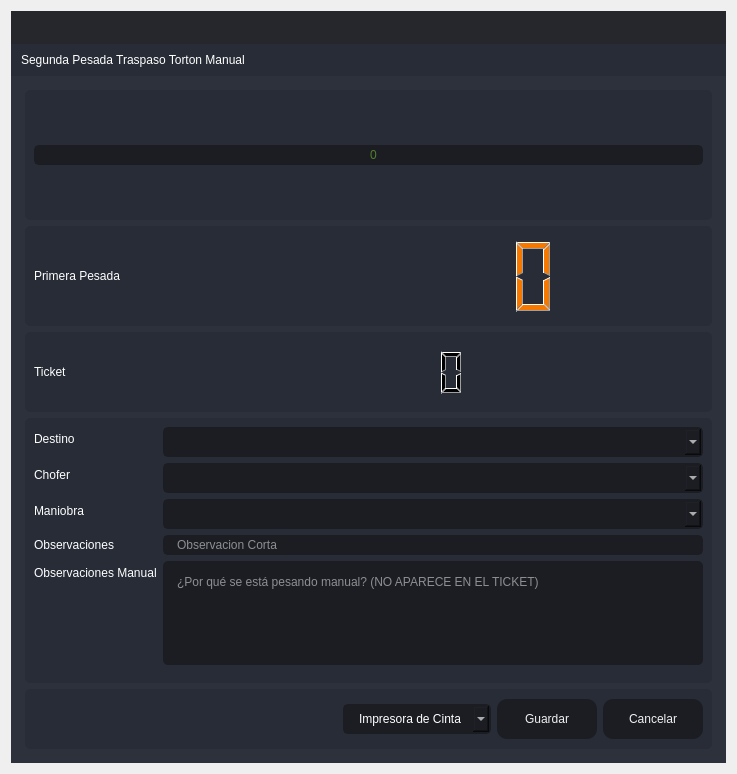
<?xml version="1.0" encoding="UTF-8"?>
<ui version="4.0">
 <class>SegundaPTA</class>
 <widget class="QDialog" name="SegundaPTA">
  <property name="windowModality">
   <enum>Qt::ApplicationModal</enum>
  </property>
  <property name="geometry">
   <rect>
    <x>0</x>
    <y>0</y>
    <width>737</width>
    <height>774</height>
   </rect>
  </property>
  <property name="minimumSize">
   <size>
    <width>737</width>
    <height>774</height>
   </size>
  </property>
  <property name="maximumSize">
   <size>
    <width>737</width>
    <height>774</height>
   </size>
  </property>
  <property name="windowTitle">
   <string>Segunda Pesada Traspaso Torton Manual</string>
  </property>
  <property name="windowIcon">
   <iconset resource="files.qrc">
    <normaloff>:/16x16/icons/16x16/logo.png</normaloff>:/16x16/icons/16x16/logo.png</iconset>
  </property>
  <layout class="QVBoxLayout" name="verticalLayout_6">
   <item>
    <widget class="QFrame" name="frame_main">
     <property name="styleSheet">
      <string notr="true">/* LINE EDIT */
QLineEdit {
	background-color: rgb(27, 29, 35);
	border-radius: 5px;
	border: 2px solid rgb(27, 29, 35);
	padding-left: 10px;
}
QLineEdit:hover {
	border: 2px solid rgb(64, 71, 88);
}
QLineEdit:focus {
	border: 2px solid rgb(91, 101, 124);
}

/* SCROLL BARS */
QScrollBar:horizontal {
    border: none;
    background: rgb(52, 59, 72);
    height: 14px;
    margin: 0px 21px 0 21px;
	border-radius: 0px;
}
QScrollBar::handle:horizontal {
    background: rgb(85, 170, 255);
    min-width: 25px;
	border-radius: 7px
}
QScrollBar::add-line:horizontal {
    border: none;
    background: rgb(55, 63, 77);
    width: 20px;
	border-top-right-radius: 7px;
    border-bottom-right-radius: 7px;
    subcontrol-position: right;
    subcontrol-origin: margin;
}
QScrollBar::sub-line:horizontal {
    border: none;
    background: rgb(55, 63, 77);
    width: 20px;
	border-top-left-radius: 7px;
    border-bottom-left-radius: 7px;
    subcontrol-position: left;
    subcontrol-origin: margin;
}
QScrollBar::up-arrow:horizontal, QScrollBar::down-arrow:horizontal
{
     background: none;
}
QScrollBar::add-page:horizontal, QScrollBar::sub-page:horizontal
{
     background: none;
}
 QScrollBar:vertical {
	border: none;
    background: rgb(52, 59, 72);
    width: 14px;
    margin: 21px 0 21px 0;
	border-radius: 0px;
 }
 QScrollBar::handle:vertical {	
	background: rgb(85, 170, 255);
    min-height: 25px;
	border-radius: 7px
 }
 QScrollBar::add-line:vertical {
     border: none;
    background: rgb(55, 63, 77);
     height: 20px;
	border-bottom-left-radius: 7px;
    border-bottom-right-radius: 7px;
     subcontrol-position: bottom;
     subcontrol-origin: margin;
 }
 QScrollBar::sub-line:vertical {
	border: none;
    background: rgb(55, 63, 77);
     height: 20px;
	border-top-left-radius: 7px;
    border-top-right-radius: 7px;
     subcontrol-position: top;
     subcontrol-origin: margin;
 }
 QScrollBar::up-arrow:vertical, QScrollBar::down-arrow:vertical {
     background: none;
 }

 QScrollBar::add-page:vertical, QScrollBar::sub-page:vertical {
     background: none;
 }

/* CHECKBOX */
QCheckBox::indicator {
    border: 3px solid rgb(52, 59, 72);
	width: 15px;
	height: 15px;
	border-radius: 10px;
    background: rgb(44, 49, 60);
}
QCheckBox::indicator:hover {
    border: 3px solid rgb(58, 66, 81);
}
QCheckBox::indicator:checked {
    background: 3px solid rgb(52, 59, 72);
	border: 3px solid rgb(52, 59, 72);	
	background-image: url(:/16x16/icons/16x16/cil-check-alt.png);
}

/* RADIO BUTTON */
QRadioButton::indicator {
    border: 3px solid rgb(52, 59, 72);
	width: 15px;
	height: 15px;
	border-radius: 10px;
    background: rgb(44, 49, 60);
}
QRadioButton::indicator:hover {
    border: 3px solid rgb(58, 66, 81);
}
QRadioButton::indicator:checked {
    background: 3px solid rgb(94, 106, 130);
	border: 3px solid rgb(52, 59, 72);	
}

/* COMBOBOX */
QComboBox{
	background-color: rgb(27, 29, 35);
	border-radius: 5px;
	border: 2px solid rgb(27, 29, 35);
	padding: 5px;
	padding-left: 10px;
}
QComboBox:hover{
	border: 2px solid rgb(64, 71, 88);
}
QComboBox::drop-down {
	subcontrol-origin: padding;
	subcontrol-position: top right;
	width: 25px; 
	border-left-width: 3px;
	border-left-color: rgba(39, 44, 54, 150);
	border-left-style: solid;
	border-top-right-radius: 3px;
	border-bottom-right-radius: 3px;	
	background-image: url(:/16x16/icons/16x16/cil-arrow-bottom.png);
	background-position: center;
	background-repeat: no-reperat;
 }
QComboBox QAbstractItemView {
	color: rgb(85, 170, 255);	
	background-color: rgb(27, 29, 35);
	padding: 10px;
	selection-background-color: rgb(39, 44, 54);
}

/* SLIDERS */
QSlider::groove:horizontal {
    border-radius: 9px;
    height: 18px;
	margin: 0px;
	background-color: rgb(52, 59, 72);
}
QSlider::groove:horizontal:hover {
	background-color: rgb(55, 62, 76);
}
QSlider::handle:horizontal {
    background-color: rgb(85, 170, 255);
    border: none;
    height: 18px;
    width: 18px;
    margin: 0px;
	border-radius: 9px;
}
QSlider::handle:horizontal:hover {
    background-color: rgb(105, 180, 255);
}
QSlider::handle:horizontal:pressed {
    background-color: rgb(65, 130, 195);
}

QSlider::groove:vertical {
    border-radius: 9px;
    width: 18px;
    margin: 0px;
	background-color: rgb(52, 59, 72);
}
QSlider::groove:vertical:hover {
	background-color: rgb(55, 62, 76);
}
QSlider::handle:vertical {
    background-color: rgb(85, 170, 255);
	border: none;
    height: 18px;
    width: 18px;
    margin: 0px;
	border-radius: 9px;
}
QSlider::handle:vertical:hover {
    background-color: rgb(105, 180, 255);
}
QSlider::handle:vertical:pressed {
    background-color: rgb(65, 130, 195);
}

</string>
     </property>
     <property name="frameShape">
      <enum>QFrame::NoFrame</enum>
     </property>
     <property name="frameShadow">
      <enum>QFrame::Raised</enum>
     </property>
     <layout class="QVBoxLayout" name="verticalLayout">
      <property name="spacing">
       <number>0</number>
      </property>
      <property name="leftMargin">
       <number>0</number>
      </property>
      <property name="topMargin">
       <number>0</number>
      </property>
      <property name="rightMargin">
       <number>0</number>
      </property>
      <property name="bottomMargin">
       <number>0</number>
      </property>
      <item>
       <widget class="QFrame" name="frame_top">
        <property name="minimumSize">
         <size>
          <width>0</width>
          <height>65</height>
         </size>
        </property>
        <property name="maximumSize">
         <size>
          <width>16777215</width>
          <height>65</height>
         </size>
        </property>
        <property name="styleSheet">
         <string notr="true">background-color: transparent;</string>
        </property>
        <property name="frameShape">
         <enum>QFrame::NoFrame</enum>
        </property>
        <property name="frameShadow">
         <enum>QFrame::Raised</enum>
        </property>
        <layout class="QHBoxLayout" name="horizontalLayout_3">
         <property name="spacing">
          <number>0</number>
         </property>
         <property name="leftMargin">
          <number>0</number>
         </property>
         <property name="topMargin">
          <number>0</number>
         </property>
         <property name="rightMargin">
          <number>0</number>
         </property>
         <property name="bottomMargin">
          <number>0</number>
         </property>
         <item>
          <widget class="QFrame" name="frame_toggle">
           <property name="maximumSize">
            <size>
             <width>70</width>
             <height>16777215</height>
            </size>
           </property>
           <property name="styleSheet">
            <string notr="true">background-color: rgb(27, 29, 35);</string>
           </property>
           <property name="frameShape">
            <enum>QFrame::NoFrame</enum>
           </property>
           <property name="frameShadow">
            <enum>QFrame::Raised</enum>
           </property>
           <layout class="QVBoxLayout" name="verticalLayout_3">
            <property name="spacing">
             <number>0</number>
            </property>
            <property name="leftMargin">
             <number>0</number>
            </property>
            <property name="topMargin">
             <number>0</number>
            </property>
            <property name="rightMargin">
             <number>0</number>
            </property>
            <property name="bottomMargin">
             <number>0</number>
            </property>
           </layout>
          </widget>
         </item>
         <item>
          <widget class="QFrame" name="frame_top_right">
           <property name="styleSheet">
            <string notr="true">background: transparent;</string>
           </property>
           <property name="frameShape">
            <enum>QFrame::NoFrame</enum>
           </property>
           <property name="frameShadow">
            <enum>QFrame::Raised</enum>
           </property>
           <layout class="QVBoxLayout" name="verticalLayout_2">
            <property name="spacing">
             <number>0</number>
            </property>
            <property name="leftMargin">
             <number>0</number>
            </property>
            <property name="topMargin">
             <number>0</number>
            </property>
            <property name="rightMargin">
             <number>0</number>
            </property>
            <property name="bottomMargin">
             <number>0</number>
            </property>
            <item>
             <widget class="QFrame" name="frame_top_btns">
              <property name="maximumSize">
               <size>
                <width>16777215</width>
                <height>42</height>
               </size>
              </property>
              <property name="styleSheet">
               <string notr="true">background-color: rgba(27, 29, 35, 200)</string>
              </property>
              <property name="frameShape">
               <enum>QFrame::NoFrame</enum>
              </property>
              <property name="frameShadow">
               <enum>QFrame::Raised</enum>
              </property>
              <layout class="QHBoxLayout" name="horizontalLayout_4">
               <property name="spacing">
                <number>0</number>
               </property>
               <property name="leftMargin">
                <number>0</number>
               </property>
               <property name="topMargin">
                <number>0</number>
               </property>
               <property name="rightMargin">
                <number>0</number>
               </property>
               <property name="bottomMargin">
                <number>0</number>
               </property>
               <item>
                <widget class="QFrame" name="frame_label_top_btns">
                 <property name="sizePolicy">
                  <sizepolicy hsizetype="Expanding" vsizetype="Preferred">
                   <horstretch>0</horstretch>
                   <verstretch>0</verstretch>
                  </sizepolicy>
                 </property>
                 <property name="frameShape">
                  <enum>QFrame::NoFrame</enum>
                 </property>
                 <property name="frameShadow">
                  <enum>QFrame::Raised</enum>
                 </property>
                 <layout class="QHBoxLayout" name="horizontalLayout_10">
                  <property name="spacing">
                   <number>0</number>
                  </property>
                  <property name="leftMargin">
                   <number>5</number>
                  </property>
                  <property name="topMargin">
                   <number>0</number>
                  </property>
                  <property name="rightMargin">
                   <number>10</number>
                  </property>
                  <property name="bottomMargin">
                   <number>0</number>
                  </property>
                 </layout>
                </widget>
               </item>
               <item alignment="Qt::AlignRight">
                <widget class="QFrame" name="frame_btns_right">
                 <property name="sizePolicy">
                  <sizepolicy hsizetype="Expanding" vsizetype="Preferred">
                   <horstretch>0</horstretch>
                   <verstretch>0</verstretch>
                  </sizepolicy>
                 </property>
                 <property name="maximumSize">
                  <size>
                   <width>120</width>
                   <height>16777215</height>
                  </size>
                 </property>
                 <property name="frameShape">
                  <enum>QFrame::NoFrame</enum>
                 </property>
                 <property name="frameShadow">
                  <enum>QFrame::Raised</enum>
                 </property>
                 <layout class="QHBoxLayout" name="horizontalLayout_5">
                  <property name="spacing">
                   <number>0</number>
                  </property>
                  <property name="leftMargin">
                   <number>0</number>
                  </property>
                  <property name="topMargin">
                   <number>0</number>
                  </property>
                  <property name="rightMargin">
                   <number>0</number>
                  </property>
                  <property name="bottomMargin">
                   <number>0</number>
                  </property>
                 </layout>
                </widget>
               </item>
              </layout>
             </widget>
            </item>
            <item>
             <widget class="QFrame" name="frame_top_info">
              <property name="maximumSize">
               <size>
                <width>16777215</width>
                <height>65</height>
               </size>
              </property>
              <property name="styleSheet">
               <string notr="true">background-color: rgb(39, 44, 54);</string>
              </property>
              <property name="frameShape">
               <enum>QFrame::NoFrame</enum>
              </property>
              <property name="frameShadow">
               <enum>QFrame::Raised</enum>
              </property>
              <layout class="QHBoxLayout" name="horizontalLayout_8">
               <property name="spacing">
                <number>0</number>
               </property>
               <property name="leftMargin">
                <number>10</number>
               </property>
               <property name="topMargin">
                <number>0</number>
               </property>
               <property name="rightMargin">
                <number>10</number>
               </property>
               <property name="bottomMargin">
                <number>0</number>
               </property>
               <item>
                <widget class="QLabel" name="label">
                 <property name="styleSheet">
                  <string notr="true">font: 75 16pt &quot;MS Shell Dlg 2&quot;;
color: rgb(255, 255, 255);</string>
                 </property>
                 <property name="text">
                  <string>Segunda Pesada Traspaso Torton Manual</string>
                 </property>
                </widget>
               </item>
              </layout>
             </widget>
            </item>
           </layout>
          </widget>
         </item>
        </layout>
       </widget>
      </item>
      <item>
       <widget class="QFrame" name="frame_center">
        <property name="sizePolicy">
         <sizepolicy hsizetype="Expanding" vsizetype="Expanding">
          <horstretch>0</horstretch>
          <verstretch>0</verstretch>
         </sizepolicy>
        </property>
        <property name="styleSheet">
         <string notr="true">background-color: rgb(40, 44, 52);</string>
        </property>
        <property name="frameShape">
         <enum>QFrame::NoFrame</enum>
        </property>
        <property name="frameShadow">
         <enum>QFrame::Raised</enum>
        </property>
        <layout class="QHBoxLayout" name="horizontalLayout_2">
         <property name="spacing">
          <number>0</number>
         </property>
         <property name="leftMargin">
          <number>0</number>
         </property>
         <property name="topMargin">
          <number>0</number>
         </property>
         <property name="rightMargin">
          <number>0</number>
         </property>
         <property name="bottomMargin">
          <number>0</number>
         </property>
         <item>
          <widget class="QFrame" name="frame_content_right">
           <property name="styleSheet">
            <string notr="true">background-color: rgb(44, 49, 60);</string>
           </property>
           <property name="frameShape">
            <enum>QFrame::NoFrame</enum>
           </property>
           <property name="frameShadow">
            <enum>QFrame::Raised</enum>
           </property>
           <layout class="QVBoxLayout" name="verticalLayout_4">
            <property name="spacing">
             <number>0</number>
            </property>
            <property name="leftMargin">
             <number>0</number>
            </property>
            <property name="topMargin">
             <number>0</number>
            </property>
            <property name="rightMargin">
             <number>0</number>
            </property>
            <property name="bottomMargin">
             <number>0</number>
            </property>
            <item>
             <widget class="QFrame" name="frame_content">
              <property name="frameShape">
               <enum>QFrame::NoFrame</enum>
              </property>
              <property name="frameShadow">
               <enum>QFrame::Raised</enum>
              </property>
              <layout class="QVBoxLayout" name="verticalLayout_9">
               <property name="spacing">
                <number>0</number>
               </property>
               <property name="leftMargin">
                <number>5</number>
               </property>
               <property name="topMargin">
                <number>5</number>
               </property>
               <property name="rightMargin">
                <number>5</number>
               </property>
               <property name="bottomMargin">
                <number>5</number>
               </property>
               <item>
                <widget class="QStackedWidget" name="stackedWidget">
                 <property name="styleSheet">
                  <string notr="true">background: transparent;</string>
                 </property>
                 <property name="currentIndex">
                  <number>0</number>
                 </property>
                 <widget class="QWidget" name="page_home">
                  <layout class="QVBoxLayout" name="verticalLayout_10">
                   <item>
                    <widget class="QFrame" name="frame_3">
                     <property name="minimumSize">
                      <size>
                       <width>0</width>
                       <height>130</height>
                      </size>
                     </property>
                     <property name="maximumSize">
                      <size>
                       <width>16777215</width>
                       <height>130</height>
                      </size>
                     </property>
                     <property name="styleSheet">
                      <string notr="true">background-color: rgb(39, 44, 54);
border-radius: 5px;</string>
                     </property>
                     <property name="frameShape">
                      <enum>QFrame::StyledPanel</enum>
                     </property>
                     <property name="frameShadow">
                      <enum>QFrame::Raised</enum>
                     </property>
                     <layout class="QVBoxLayout" name="verticalLayout_11">
                      <item>
                       <layout class="QVBoxLayout" name="verticalLayout_8">
                        <item>
                         <widget class="QLineEdit" name="Peso">
                          <property name="styleSheet">
                           <string notr="true">QLineEdit {
	background-color: rgb(27, 29, 35);
	border-radius: 5px;
	border: 2px solid rgb(27, 29, 35);
	padding-left: 10px;
	font: 75 80pt &quot;MS Shell Dlg 2&quot;;	
	color: rgb(138, 226, 52);
}
QLineEdit:hover {
	border: 2px solid rgb(64, 71, 88);
}
QLineEdit:focus {
	border: 2px solid rgb(91, 101, 124);
}</string>
                          </property>
                          <property name="alignment">
                           <set>Qt::AlignCenter</set>
                          </property>
                          <property name="placeholderText">
                           <string>0</string>
                          </property>
                         </widget>
                        </item>
                       </layout>
                      </item>
                     </layout>
                    </widget>
                   </item>
                   <item>
                    <widget class="QFrame" name="frame_4">
                     <property name="minimumSize">
                      <size>
                       <width>0</width>
                       <height>100</height>
                      </size>
                     </property>
                     <property name="maximumSize">
                      <size>
                       <width>16777215</width>
                       <height>100</height>
                      </size>
                     </property>
                     <property name="styleSheet">
                      <string notr="true">background-color: rgb(39, 44, 54);
border-radius: 5px;</string>
                     </property>
                     <property name="frameShape">
                      <enum>QFrame::StyledPanel</enum>
                     </property>
                     <property name="frameShadow">
                      <enum>QFrame::Raised</enum>
                     </property>
                     <layout class="QHBoxLayout" name="horizontalLayout_6">
                      <item>
                       <layout class="QHBoxLayout" name="horizontalLayout_11">
                        <item>
                         <widget class="QLabel" name="label_3">
                          <property name="styleSheet">
                           <string notr="true">color: rgb(255, 255, 255);
font: 75 12pt &quot;MS Shell Dlg 2&quot;;</string>
                          </property>
                          <property name="text">
                           <string>Primera Pesada</string>
                          </property>
                         </widget>
                        </item>
                        <item>
                         <widget class="QLCDNumber" name="lcdNumber_3">
                          <property name="minimumSize">
                           <size>
                            <width>500</width>
                            <height>0</height>
                           </size>
                          </property>
                          <property name="maximumSize">
                           <size>
                            <width>500</width>
                            <height>16777215</height>
                           </size>
                          </property>
                          <property name="styleSheet">
                           <string notr="true">color:rgb(245, 121, 0)</string>
                          </property>
                         </widget>
                        </item>
                       </layout>
                      </item>
                     </layout>
                    </widget>
                   </item>
                   <item>
                    <widget class="QFrame" name="frame_5">
                     <property name="minimumSize">
                      <size>
                       <width>0</width>
                       <height>80</height>
                      </size>
                     </property>
                     <property name="maximumSize">
                      <size>
                       <width>16777215</width>
                       <height>80</height>
                      </size>
                     </property>
                     <property name="styleSheet">
                      <string notr="true">background-color: rgb(39, 44, 54);
border-radius: 5px;</string>
                     </property>
                     <property name="frameShape">
                      <enum>QFrame::StyledPanel</enum>
                     </property>
                     <property name="frameShadow">
                      <enum>QFrame::Raised</enum>
                     </property>
                     <layout class="QHBoxLayout" name="horizontalLayout_7">
                      <item>
                       <layout class="QHBoxLayout" name="horizontalLayout">
                        <item>
                         <widget class="QLabel" name="label_5">
                          <property name="styleSheet">
                           <string notr="true">color: rgb(255, 255, 255);
font: 75 12pt &quot;MS Shell Dlg 2&quot;;</string>
                          </property>
                          <property name="text">
                           <string>Ticket</string>
                          </property>
                         </widget>
                        </item>
                        <item>
                         <widget class="QLCDNumber" name="lcdNumber_9">
                          <property name="minimumSize">
                           <size>
                            <width>600</width>
                            <height>50</height>
                           </size>
                          </property>
                          <property name="maximumSize">
                           <size>
                            <width>600</width>
                            <height>50</height>
                           </size>
                          </property>
                          <property name="layoutDirection">
                           <enum>Qt::RightToLeft</enum>
                          </property>
                          <property name="autoFillBackground">
                           <bool>false</bool>
                          </property>
                         </widget>
                        </item>
                       </layout>
                      </item>
                     </layout>
                    </widget>
                   </item>
                   <item>
                    <widget class="QFrame" name="frame">
                     <property name="styleSheet">
                      <string notr="true">background-color: rgb(39, 44, 54);
border-radius: 5px;</string>
                     </property>
                     <property name="frameShape">
                      <enum>QFrame::StyledPanel</enum>
                     </property>
                     <property name="frameShadow">
                      <enum>QFrame::Raised</enum>
                     </property>
                     <layout class="QVBoxLayout" name="verticalLayout_5">
                      <item>
                       <layout class="QVBoxLayout" name="verticalLayout_12">
                        <item>
                         <layout class="QFormLayout" name="formLayout">
                          <item row="1" column="0">
                           <widget class="QLabel" name="label_2">
                            <property name="styleSheet">
                             <string notr="true">color: rgb(255, 255, 255);
font: 75 12pt &quot;MS Shell Dlg 2&quot;;</string>
                            </property>
                            <property name="text">
                             <string>Destino</string>
                            </property>
                           </widget>
                          </item>
                          <item row="1" column="1">
                           <widget class="QComboBox" name="comboBox_destino">
                            <property name="styleSheet">
                             <string notr="true">QComboBox{
	background-color: rgb(27, 29, 35);
	border-radius: 5px;
	border: 2px solid rgb(27, 29, 35);
	padding: 5px;
	padding-left: 14px;
	color: rgb(255, 255, 255);
    font: 75 12pt &quot;MS Shell Dlg 2&quot;;
}
QComboBox:hover{
	border: 2px solid rgb(64, 71, 88);
}
QComboBox QAbstractItemView {
	color: rgb(85, 170, 255);	
	background-color: rgb(27, 29, 35);
	padding: 10px;
	selection-background-color: rgb(39, 44, 54);
}</string>
                            </property>
                           </widget>
                          </item>
                          <item row="2" column="0">
                           <widget class="QLabel" name="label_6">
                            <property name="styleSheet">
                             <string notr="true">color: rgb(255, 255, 255);
font: 75 12pt &quot;MS Shell Dlg 2&quot;;</string>
                            </property>
                            <property name="text">
                             <string>Chofer</string>
                            </property>
                           </widget>
                          </item>
                          <item row="2" column="1">
                           <widget class="QComboBox" name="comboBox_operador">
                            <property name="styleSheet">
                             <string notr="true">QComboBox{
	background-color: rgb(27, 29, 35);
	border-radius: 5px;
	border: 2px solid rgb(27, 29, 35);
	padding: 5px;
	padding-left: 14px;
	color: rgb(255, 255, 255);
    font: 75 12pt &quot;MS Shell Dlg 2&quot;;
}
QComboBox:hover{
	border: 2px solid rgb(64, 71, 88);
}
QComboBox QAbstractItemView {
	color: rgb(85, 170, 255);	
	background-color: rgb(27, 29, 35);
	padding: 10px;
	selection-background-color: rgb(39, 44, 54);
}</string>
                            </property>
                           </widget>
                          </item>
                          <item row="4" column="0">
                           <widget class="QLabel" name="label_7">
                            <property name="styleSheet">
                             <string notr="true">color: rgb(255, 255, 255);
font: 75 12pt &quot;MS Shell Dlg 2&quot;;</string>
                            </property>
                            <property name="text">
                             <string>Observaciones</string>
                            </property>
                           </widget>
                          </item>
                          <item row="6" column="0">
                           <widget class="Line" name="line">
                            <property name="orientation">
                             <enum>Qt::Horizontal</enum>
                            </property>
                           </widget>
                          </item>
                          <item row="3" column="0">
                           <widget class="QLabel" name="label_8">
                            <property name="styleSheet">
                             <string notr="true">color: rgb(255, 255, 255);
font: 75 12pt &quot;MS Shell Dlg 2&quot;;</string>
                            </property>
                            <property name="text">
                             <string>Maniobra</string>
                            </property>
                           </widget>
                          </item>
                          <item row="3" column="1">
                           <widget class="QComboBox" name="comboBox_maniobra">
                            <property name="styleSheet">
                             <string notr="true">QComboBox{
	background-color: rgb(27, 29, 35);
	border-radius: 5px;
	border: 2px solid rgb(27, 29, 35);
	padding: 5px;
	padding-left: 14px;
	color: rgb(255, 255, 255);
    font: 75 12pt &quot;MS Shell Dlg 2&quot;;
}
QComboBox:hover{
	border: 2px solid rgb(64, 71, 88);
}
QComboBox QAbstractItemView {
	color: rgb(85, 170, 255);	
	background-color: rgb(27, 29, 35);
	padding: 10px;
	selection-background-color: rgb(39, 44, 54);
}</string>
                            </property>
                           </widget>
                          </item>
                          <item row="5" column="0">
                           <widget class="QLabel" name="label_4">
                            <property name="styleSheet">
                             <string notr="true">color: rgb(255, 255, 255);
font: 75 12pt &quot;MS Shell Dlg 2&quot;;</string>
                            </property>
                            <property name="text">
                             <string>Observaciones Manual</string>
                            </property>
                           </widget>
                          </item>
                          <item row="5" column="1">
                           <widget class="QPlainTextEdit" name="Observaciones_Manual">
                            <property name="styleSheet">
                             <string notr="true">QPlainTextEdit {
	background-color: rgb(27, 29, 35);
	border-radius: 5px;
	padding: 10px;
    color: rgb(255, 255, 255);
	font: 75 12pt &quot;MS Shell Dlg 2&quot;;
}
QPlainTextEdit:hover {
	border: 2px solid rgb(64, 71, 88);
}
QPlainTextEdit:focus {
	border: 2px solid rgb(91, 101, 124);
}</string>
                            </property>
                            <property name="placeholderText">
                             <string>¿Por qué se está pesando manual? (NO APARECE EN EL TICKET)</string>
                            </property>
                           </widget>
                          </item>
                          <item row="4" column="1">
                           <widget class="QLineEdit" name="observaciones">
                            <property name="styleSheet">
                             <string notr="true">QLineEdit {
	background-color: rgb(27, 29, 35);
	border-radius: 5px;
	border: 2px solid rgb(27, 29, 35);
	padding-left: 10px;
	font: 75 12pt &quot;MS Shell Dlg 2&quot;;
	color: rgb(255, 255, 255);
}
QLineEdit:hover {
	border: 2px solid rgb(64, 71, 88);
}
QLineEdit:focus {
	border: 2px solid rgb(91, 101, 124);
}</string>
                            </property>
                            <property name="maxLength">
                             <number>125</number>
                            </property>
                            <property name="placeholderText">
                             <string>Observacion Corta</string>
                            </property>
                           </widget>
                          </item>
                         </layout>
                        </item>
                       </layout>
                      </item>
                     </layout>
                    </widget>
                   </item>
                   <item>
                    <widget class="QFrame" name="frame_2">
                     <property name="minimumSize">
                      <size>
                       <width>0</width>
                       <height>60</height>
                      </size>
                     </property>
                     <property name="maximumSize">
                      <size>
                       <width>16777215</width>
                       <height>60</height>
                      </size>
                     </property>
                     <property name="styleSheet">
                      <string notr="true">background-color: rgb(39, 44, 54);
border-radius: 5px;</string>
                     </property>
                     <property name="frameShape">
                      <enum>QFrame::StyledPanel</enum>
                     </property>
                     <property name="frameShadow">
                      <enum>QFrame::Raised</enum>
                     </property>
                     <layout class="QHBoxLayout" name="horizontalLayout_9">
                      <item>
                       <layout class="QGridLayout" name="gridLayout">
                        <item row="0" column="3">
                         <widget class="QPushButton" name="btnr">
                          <property name="minimumSize">
                           <size>
                            <width>100</width>
                            <height>40</height>
                           </size>
                          </property>
                          <property name="styleSheet">
                           <string notr="true">QPushButton {
	border-color: rgb(27, 29, 35);
	font: 75 10pt &quot;MS Shell Dlg 2&quot;;
	color: rgb(240, 240, 240);
	background-color: rgb(27, 29, 35);
	border: 0px solid;
	border-radius: 10px;	
}
QPushButton:hover {
	background-color:rgb(44, 49, 60);
	border-color: rgb(27, 29, 35);
	border: 2px solid;
}</string>
                          </property>
                          <property name="text">
                           <string>Cancelar</string>
                          </property>
                         </widget>
                        </item>
                        <item row="0" column="2">
                         <widget class="QPushButton" name="btn_guardar">
                          <property name="minimumSize">
                           <size>
                            <width>100</width>
                            <height>40</height>
                           </size>
                          </property>
                          <property name="styleSheet">
                           <string notr="true">QPushButton {
	border-color: rgb(27, 29, 35);
	font: 75 10pt &quot;MS Shell Dlg 2&quot;;
	color: rgb(240, 240, 240);
	background-color: rgb(27, 29, 35);
	border: 0px solid;
	border-radius: 10px;	
}
QPushButton:hover {
	background-color:rgb(44, 49, 60);
	border-color: rgb(27, 29, 35);
	border: 2px solid;
}</string>
                          </property>
                          <property name="text">
                           <string>Guardar</string>
                          </property>
                         </widget>
                        </item>
                        <item row="0" column="0">
                         <spacer name="horizontalSpacer">
                          <property name="orientation">
                           <enum>Qt::Horizontal</enum>
                          </property>
                          <property name="sizeHint" stdset="0">
                           <size>
                            <width>40</width>
                            <height>20</height>
                           </size>
                          </property>
                         </spacer>
                        </item>
                        <item row="0" column="1">
                         <widget class="QComboBox" name="comboBox_impresora">
                          <property name="styleSheet">
                           <string notr="true">QComboBox{
	background-color: rgb(27, 29, 35);
	border-radius: 5px;
	border: 2px solid rgb(27, 29, 35);
	padding: 5px;
	padding-left: 14px;
	color: rgb(255, 255, 255);
    font: 75 12pt &quot;MS Shell Dlg 2&quot;;
}
QComboBox:hover{
	border: 2px solid rgb(64, 71, 88);
}
QComboBox QAbstractItemView {
	color: rgb(85, 170, 255);	
	background-color: rgb(27, 29, 35);
	padding: 10px;
	selection-background-color: rgb(39, 44, 54);
}</string>
                          </property>
                          <item>
                           <property name="text">
                            <string>Impresora de Cinta</string>
                           </property>
                          </item>
                          <item>
                           <property name="text">
                            <string>Impresora Windows</string>
                           </property>
                          </item>
                         </widget>
                        </item>
                       </layout>
                      </item>
                     </layout>
                    </widget>
                   </item>
                  </layout>
                 </widget>
                </widget>
               </item>
              </layout>
             </widget>
            </item>
           </layout>
          </widget>
         </item>
        </layout>
       </widget>
      </item>
     </layout>
    </widget>
   </item>
  </layout>
 </widget>
 <tabstops>
  <tabstop>Peso</tabstop>
  <tabstop>comboBox_destino</tabstop>
  <tabstop>comboBox_operador</tabstop>
  <tabstop>comboBox_maniobra</tabstop>
  <tabstop>observaciones</tabstop>
  <tabstop>Observaciones_Manual</tabstop>
  <tabstop>btn_guardar</tabstop>
  <tabstop>btnr</tabstop>
 </tabstops>
 <resources>
  <include location="files.qrc"/>
 </resources>
 <connections/>
</ui>
